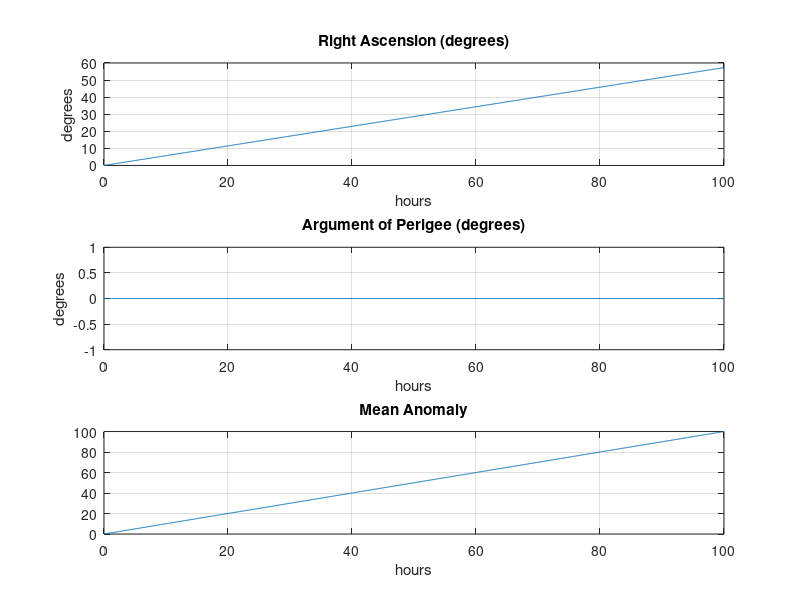
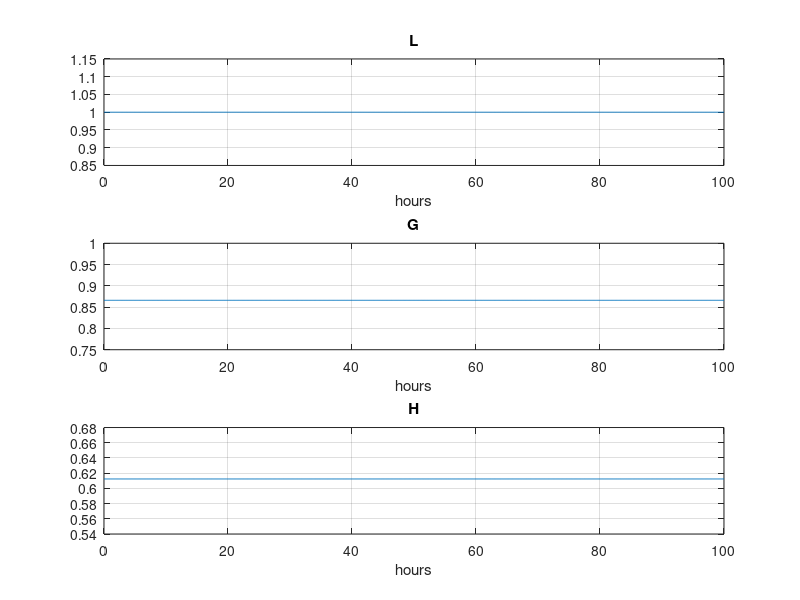
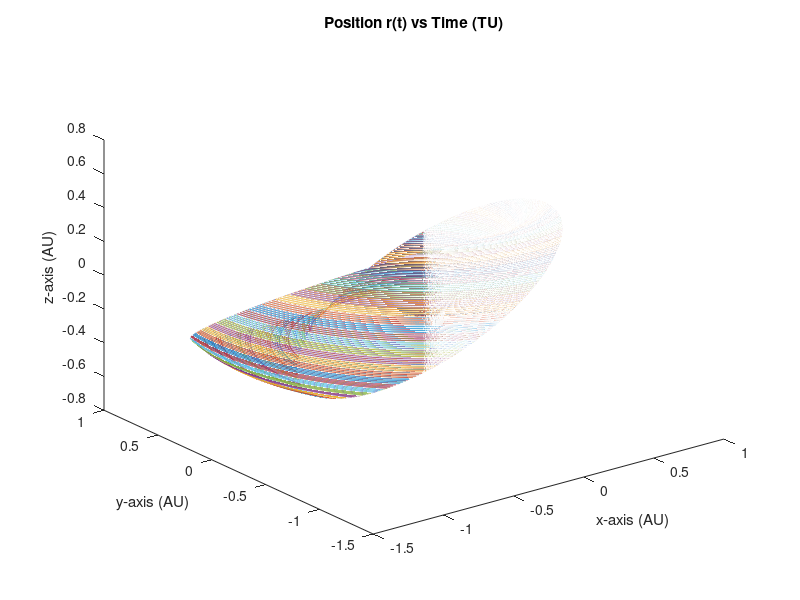
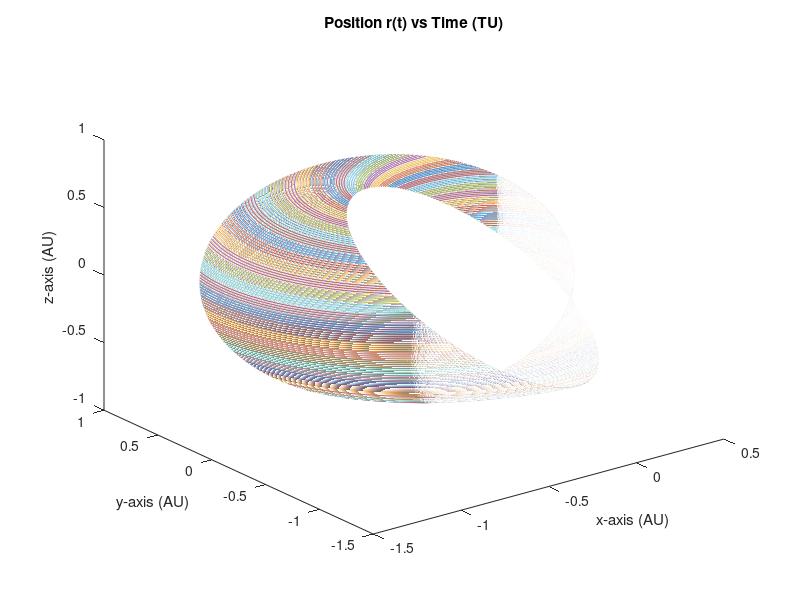

Write MATLAB code to recreate these figures, in order.
% AE 402: Orbital Mechanics
% Homework #2
% Newton's Method
function AE_502_hw_proj_3_prob_2

clc
clear variables 

pi = 3.1416; % pi
mu = 1; % AU^3/TU^2, gravitational constant
a = 1; % AU
n = sqrt(mu./(a.^3)); 
i = 45.*(pi./180); % inclination angle 
e = 0.5; % eccentricity 

% Given Orbital Elemens: 
L0 = sqrt(mu.*a); % L initial
G0 = L0.*sqrt(1 - (e.^2)); % G initial
H0 = G0.*cos(i); % H initial 
g0 = 0; % g = w, initial 
MA0 = 0; % l = M, mean anomaly initial 
h0 = 0; % h = omega, initial 

T0 = 2.*pi.*sqrt((a.^3)./mu); % sec, initial period 

% store initial orbital elements: 
coe0 = [L0 G0 H0 g0 MA0 h0]; 


% Use ODE45 to integrate the Gauss variational equations (Equations
% 12.89) from t0 to tf:
t0 = 0; % sec, initial time
days = 100; % days of time evolution
tf = days;  % sec, final time
nout = 1000; %number of solution points to output for plotting purposes
tspan = linspace(t0, tf, nout); % time steps

options = odeset(...
 'reltol', 1.e-8, ... 
 'abstol', 1.e-8, ...
'initialstep', T0/1000);
y0 = coe0';
[t,y] = ode45(@rates, tspan, y0, options);

% Assign the time histories mnemonic variable names:
L = y(:,1);
G = y(:,2);
H = y(:,3);
g = y(:,4);
MA = y(:,5);
h = y(:,6);

%a = (h.^2)./(mu.*(1-e.^2)); 
%disp(l)

%Plot the time histories of the osculating elements:
figure
subplot(3,1,1)
plot(t,h*(180./pi))
title('Right Ascension (degrees)')
xlabel('hours')
ylabel('degrees')
grid on
subplot(3,1,2)
plot(t,g*(180./pi))
title('Argument of Perigee (degrees)')
xlabel('hours')
ylabel('degrees')
grid on
subplot(3,1,3)
plot(t,MA)
title('Mean Anomaly')
xlabel('hours')
ylabel('')
grid on

figure
subplot(3,1,1)
plot(t,L)
title('L')
xlabel('hours')
ylabel('')
grid on
subplot(3,1,2)
plot(t,G)
title('G')
xlabel('hours')
ylabel('')
grid on
subplot(3,1,3)
plot(t,H)
title('H')
xlabel('hours')
ylabel('')
grid on
% ==========================================
% plotting r(t) = x + y + z 
% ===========================================
t = linspace(0,100,1000); % time units 
M  = sqrt(mu./(a.^3)).*t; % Mean anomaly angle

%M = linspace(0,-50.6124,1000); 
%M = MA'; 
Eo = M; % approximation initial value of Eo = M 


nmax = 100; % number of iterations
E = Eo; % initial value of E 

F =  @(Eo) M - Eo + e.*sin(Eo); % Function: M - E + e*sin(E)
Fdx = @(Eo) - 1 + e.*cos(Eo);  % dF/dE: -1 + e*cos(E)

% K = t./T0; 
% F =  @(Eo) M - (E - Eo) + e.*(sin(E) - sin(Eo)) - 2.*pi.*K; % Function: M - E + e*sin(E)
% Fdx = @(Eo) -1 + e.*cos(E);  % dF/dE: -1 + e*cos(E)

Evals = Eo; % array of iterations

for i=1:nmax
    E = E - F(E)/Fdx(E); % Newton's Method formula
    %Evals = [Evals;E]; % Values of E in each iterations
    
end

omega = h ;  
w_p = g; 
A = sqrt((1+e)./(1-e)).*tan(E./2); 
f = 2.*atan(A); % radians, true anomaly 
theta = w_p + f; % radians, argument of latitude at epoch
r = (a.*(1-(e.^2)))./(1 + e.*cos(f)); % km, distance 

r_x = r.*(cos(omega).*cos(theta) - sin(omega).*sin(theta).*cos(i)); 
r_y = r.*(sin(omega).*cos(theta) + cos(omega).*sin(theta).*cos(i)); 
r_z = r.*(sin(theta).*sin(i)); 

r_t2 = [r_x; r_y; r_z]; 
r_t2_mag = sqrt(sum(r_t2.^2)); 

% figure
% plot(t, r_t2)

% figure
% plot(t, r_t2_mag)

% figure
% plot3(r_x, r_y, t)
% xlabel("x-axis (AU)")
% ylabel("y-axis (AU)")
% zlabel("Time (TU)")
% title("Position r(t) vs Time (TU)")

figure
plot3(r_x, r_y, r_z)
xlabel("x-axis (AU)")
ylabel("y-axis (AU)")
zlabel("z-axis (AU)")
title("Position r(t) vs Time (TU)")

%=================================================================
% Plotting the orbital by using the Delaunay varibles 
%==============================================================

x = r.*cos(f + g).*cos(h) - (H./G).*r.*sin(f + g).*sin(h); 
y = r.*cos(f + g).*sin(h) + (H./G).*r.*sin(f + g).*cos(h); 
z = (sqrt(G.^2 - H.^2)./G).*r.*sin(f + g); 

figure
plot3(x, y, z)
xlabel("x-axis (AU)")
ylabel("y-axis (AU)")
zlabel("z-axis (AU)")
title("Position r(t) vs Time (TU)")


%============================================================
% f and y functions: 
%==============================================================

% initial position, r0: 
r0_v = [a.*(cos(Eo) - e); a.*sqrt(1-e.^2).*sin(Eo)];
r0 = sqrt(sum(r0_v.^2)); 

% initial velocity, v0: 
v0_v = [-(sqrt(mu.*a)./r0).*sin(Eo); (sqrt(mu.*a)./r0).*sqrt(1-e.^2).*cos(Eo)]; 
v0 = sqrt(sum(v0_v.^2)); 

% f & g functions: 
f_f = (a./r0).*((cos(E)-e).*cos(Eo) + sin(E).*sin(Eo)); 
g_f = sqrt((a.^3)./mu).*(sin(E-Eo) - e.*(sin(E)-sin(Eo)));

% f_f = 1 - (a./r).*(1 - cos(E - Eo));
% g_f = t - sqrt((a.^3)./mu).*(sin(E-Eo) - e.*(sin(E)-sin(Eo)));

% position, r(t): 
r_t = f_f.*r0_v + g_f.*v0_v; 
r_t_mag = sqrt(sum(r_t.^2)); 
%disp(r_t)


% plots: 

r_ta = f_f.*a.*(cos(Eo) - e) - g_f.*(sqrt(mu.*a)./r0).*sin(Eo); 
r_tb = f_f.*a.*sqrt(1-e.^2).*sin(Eo) + g_f.*(sqrt(mu.*a)./r0).*sqrt(1-e.^2).*cos(Eo);

figure 
plot3(r_ta,r_tb, t)
xlabel("x-axis (AU)")
ylabel("y-axis (AU)")
zlabel("time (t)")
title("Position, r(t) vs Time (t), f & g functions")

% Subfunction:
%====================================================================
function dfdt = rates(~,f)
%w===================================================================
%
% This function calculates the time rates of the orbital elements
% from Gauss’s variational equations (Equations 12.89).
%-------------------------------------------------------------------------
% The orbital elements at time t:
L = f(1);
G = f(2);
H = f(3);
g = f(4);
MA = f(5);
h = f(6);

% r = h^2/mu/(1 + e*cos(M)); % the radius
% u = w + M; % argument of latitude
w = 0.01; % ratating speed

% Delaunay element rates: 
Ldot = 0; 
Gdot = 0; 
Hdot = 0; 
gdot = 0; 
%MAdot = -1./(2.*L.^2); 
MAdot =  1./(L.^3); 
hdot = w; 

% pass these rates back to ODE45 in the array dfdt:
dfdt = [Ldot Gdot Hdot gdot MAdot hdot]';
end

end 
